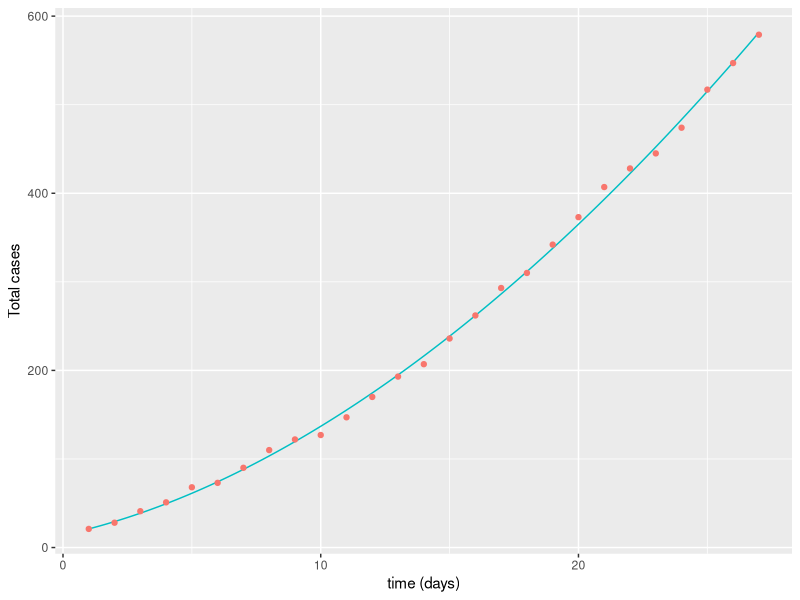

Reproduce this figure in R.
#fits parameters r and p for Teismann's parametric model

#set to your working directory
setwd("C:/Users/mjiho/ac-disease-modelling/R-model/Margaret/")

#load libraries
library(deSolve)
library(minpack.lm)
library(ggplot2)

#load data
data <- read.csv("total_cases.csv")

#modify this line to choose region
cases=data$NScases

#format data
cases=cases[!is.na(cases)]
t=c(1:length(cases))
df=data.frame(t, cases)
init=c(cases[1])

alpha=1
K=10^8

#define the ODE
rate=function(t, C, par){
 
  #parameters (alpha and K set)
  r=par[1]
  p=par[2]

  
  #c is total cases
  dC=r*(C^p)*(1-(C/K)^alpha)
  
  return(list(dC))
}


#function that calculates residuals (to be minimized)
ssqpar=function(par){
  
  r=par[1]
  p=par[2]

  
  #solves the ODE for times in t
  out=ode(y=init, times=t, func=rate, parms=par)
  
  #formats predicted data from ODE
  outdf=data.frame(out)
  colnames(outdf)=c("t", "pred")
  
  #calculates residuals from ODE
  ssqr=outdf$pred-df$cases
  return(ssqr)
}

#starting guess for parameters
par=c(r=1.94, p=0.45)

#modified Levenberg-Marquardt algorithm to minimize residuals
fitval=nls.lm(par=par, fn=ssqpar)
summary(fitval)

#plotting predicted and experimental

#simulating data based on estimated parameters
parest=coef(fitval)
times=seq(1, t[length(t)], 0.1)
out=ode(y=init, times=times, func=rate, parms=parest)
outdf=data.frame(out)
colnames(outdf)=c("t", "pred")

#formatting the plots
plot=ggplot(data=outdf, aes(x=t, y=pred, color="red"))+geom_line()+geom_point(data=df, aes(x=t, cases, color="green"))+theme(legend.position="none")+labs(x="time (days)", y="Total cases")
print(plot)
